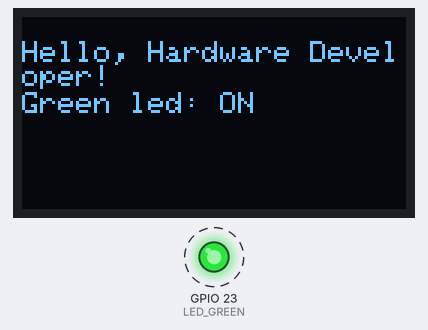
Bench run of a program on a simulated ESP32. On the bench: 128×64 one-colour display, output pins drawn as LEDs (lit = HIGH). Dashed ring = blinking.

Above: at 2.1 s.
At 3.1 s:
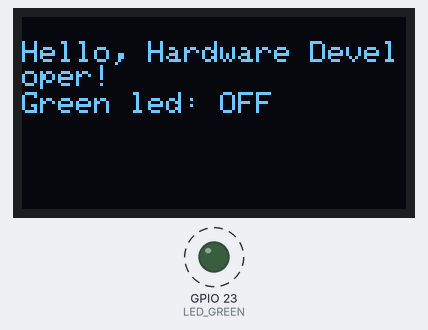
Timing chart, 0 to 40.0 s (numbered marks = the images above):
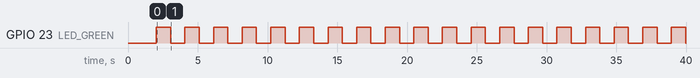

Measured:
- by itself, GPIO 23 (LED_GREEN): alternates HIGH for 1.0 s and LOW for 1.0 s
- what the display in image 0 shows lasts 1.0 s, from 2.1 s to 3.1 s

The program:

main.cpp
```cpp
#include <Arduino.h>
#include <Wire.h>
#include <Adafruit_GFX.h>
#include <Adafruit_SSD1306.h>

#define SCREEN_WIDTH 128
#define SCREEN_HEIGHT 64

#define LED_GREEN 23

Adafruit_SSD1306 display(SCREEN_WIDTH, SCREEN_HEIGHT, &Wire, -1);

void setup() {
  pinMode(LED_GREEN, OUTPUT);

  Serial.begin(115200);

  Wire.begin(19, 18); //sda gpio19 || scl gpio18

  if(!display.begin(SSD1306_SWITCHCAPVCC, 0x3C)) {
    Serial.println(F("SSD1306 allocation failed"));
    for(;;);
  }
  delay(2000);

}

void loop() {
  display.clearDisplay();

  display.setTextSize(1);
  display.setTextColor(WHITE);
  display.setCursor(0, 8);
  display.println("Hello, Hardware Developer!");

  digitalWrite(LED_GREEN, HIGH);
  display.setCursor(0, 25);
  display.println("Green led: ON");
  display.display();
  delay(1000);

  display.clearDisplay();
  display.setCursor(0, 8);
  display.println("Hello, Hardware Developer!");
  digitalWrite(LED_GREEN, LOW);
  display.setCursor(0, 25);
  display.println("Green led: OFF");
  display.display();
  delay(1000);
}
```
